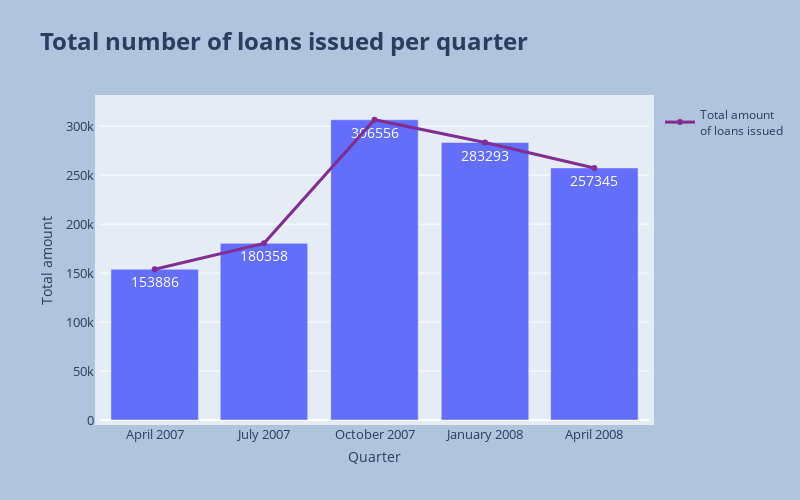

This figure's notebook cell:
### Code cell
fig = px.bar(
    total_quarters,
    x = 'Quarter start date',
    y = 'Total amount',
    title = 'Total number of loans issued per quarter',
    labels = {'Quarter start date': 'Quarter'},
    text = 'Total amount',
    width = 800,
    height = 500
)

fig.update_traces(textfont_size=14, textangle=0, textposition="inside", cliponaxis=False)
fig.update_layout(xaxis = dict(
    tickmode = 'array',
    tickvals = total_quarters['Quarter start date'],
    tickfont_size = 13,
    tickformat = '%B %Y'
), 
    yaxis = dict(
        tickfont_size = 13
    ),
    title_font = dict(size = 24, weight = 'bold'),
    margin=dict(l=100, pad = 5),
    paper_bgcolor="LightSteelBlue"
)
fig.add_trace(go.Scatter(
    x = total_quarters['Quarter start date'], 
    y = total_quarters['Total amount'], 
    name = 'Total amount <br>of loans issued',
    marker_color = '#812d91',
    line_width = 3
))
fig.update_yaxes(automargin='left+top')
fig.show()

### Figure 1 — Plotly figure (JSON) as saved in the notebook; plotly's stock layout.template omitted (floating-point values rounded to 4 significant figures)
{"data": [{"alignmentgroup": "True", "cliponaxis": false, "hovertemplate": "Quarter=%{x}<br>Total amount=%{text}<extra></extra>", "legendgroup": "", "marker": {"color": "#636efa", "pattern": {"shape": ""}}, "name": "", "offsetgroup": "", "orientation": "v", "showlegend": false, "text": [153886, 180358, 306556, 283293, 257345], "textangle": 0, "textfont": {"size": 14}, "textposition": "inside", "type": "bar", "x": ["2007-04-01", "2007-07-01", "2007-10-01", "2008-01-01", "2008-04-01"], "xaxis": "x", "y": [153886, 180358, 306556, 283293, 257345], "yaxis": "y"}, {"line": {"width": 3}, "marker": {"color": "#812d91"}, "name": "Total amount <br>of loans issued", "type": "scatter", "x": ["2007-04-01", "2007-07-01", "2007-10-01", "2008-01-01", "2008-04-01"], "y": [153886, 180358, 306556, 283293, 257345]}], "layout": {"barmode": "relative", "height": 500, "legend": {"tracegroupgap": 0}, "margin": {"l": 100, "pad": 5}, "paper_bgcolor": "LightSteelBlue", "title": {"font": {"size": 24, "weight": "bold"}, "text": "Total number of loans issued per quarter"}, "width": 800, "xaxis": {"anchor": "y", "domain": [0, 1], "tickfont": {"size": 13}, "tickformat": "%B %Y", "tickmode": "array", "tickvals": ["2007-04-01", "2007-07-01", "2007-10-01", "2008-01-01", "2008-04-01"], "title": {"text": "Quarter"}}, "yaxis": {"anchor": "x", "automargin": "left+top", "domain": [0, 1], "tickfont": {"size": 13}, "title": {"text": "Total amount"}}}}
